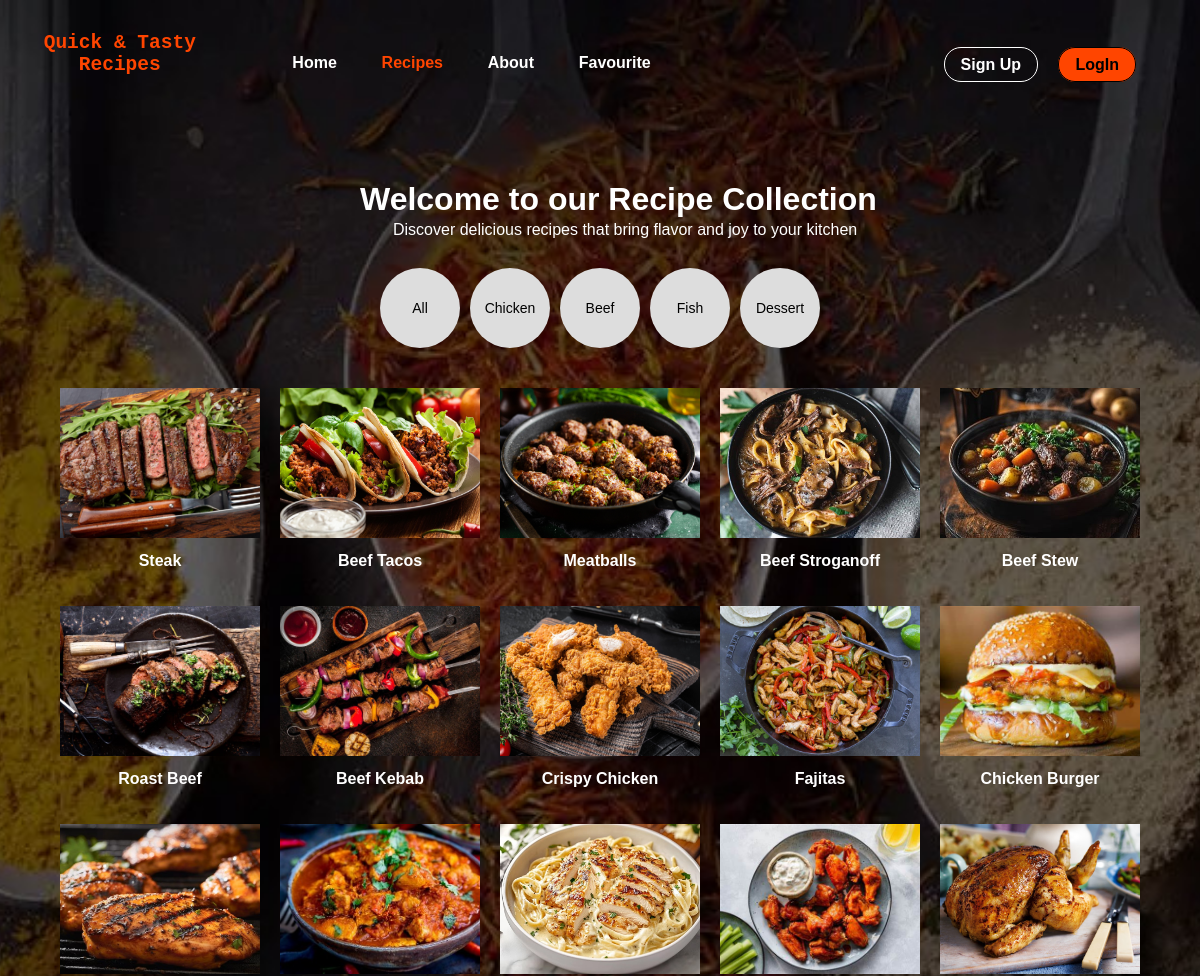
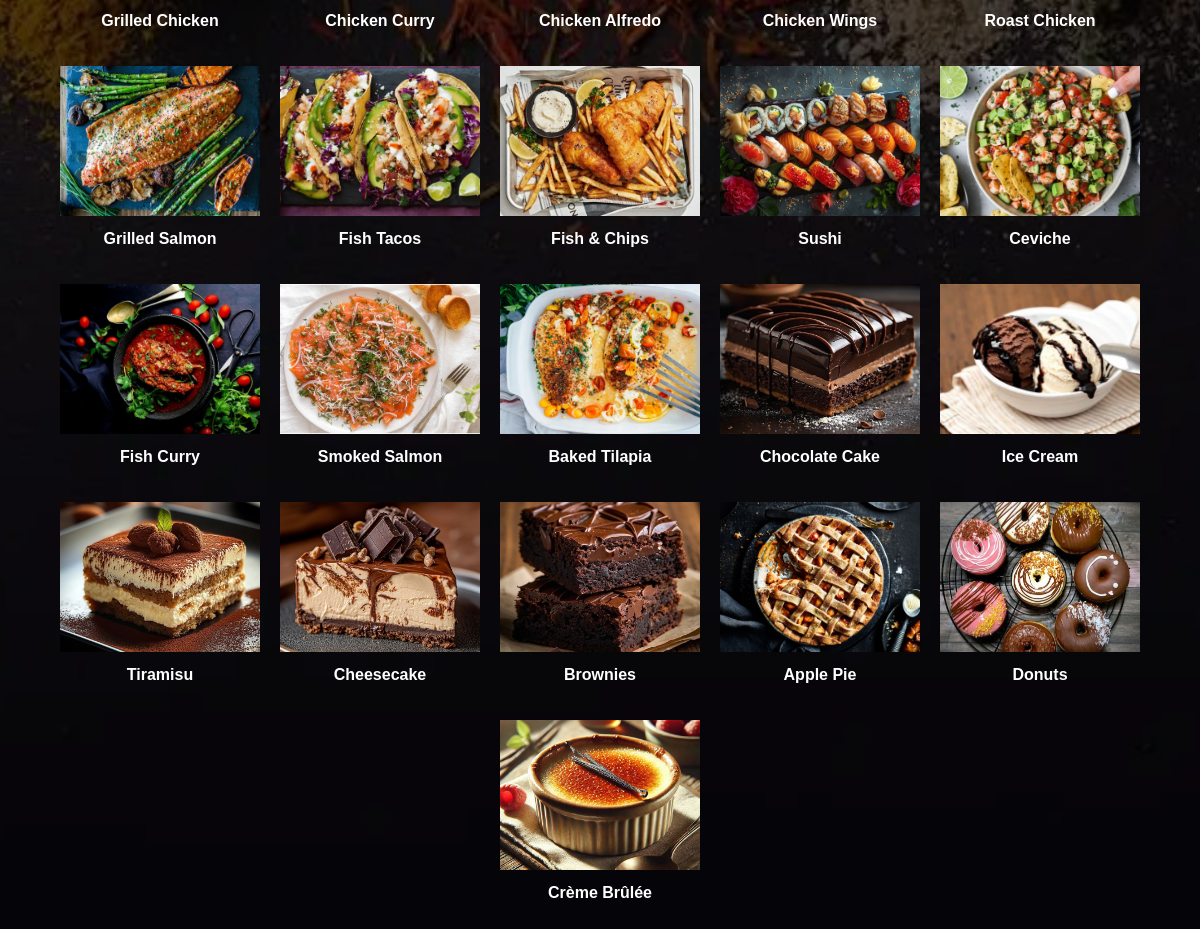
Page /recipes.php on the committed database (2 pictures, top to bottom).
### tables this page shows
CREATE TABLE `recipes` (
  `recipe_id` int(11) NOT NULL,
  `recipe_name` varchar(50) NOT NULL,
  `tips` varchar(500) NOT NULL,
  `image_path` varchar(255) NOT NULL,
  `food_type` varchar(50) DEFAULT NULL
);

### recipes.php (the view, shortened to what this page needs)
<?php
$db_server="localhost";
$db_user="root";
$db_pass="";
$db_name="users";
try {
    $conn = new mysqli($db_server, $db_user, $db_pass, $db_name);
} catch (Exception $e) {
    die("Connection failed: " . $e->getMessage());
}
if ((!isset($_GET['all']) && !isset($_GET['beef']) && !isset($_GET['chicken']) && !isset($_GET['dessert']) && !isset($_GET['fish'])) || isset($_GET['all'])){
$stmt = $conn->prepare("SELECT * FROM recipes");
}else if (isset($_GET['beef'])){
$stmt = $conn->prepare("SELECT * FROM recipes WHERE food_type = 'beef'");
}else if (isset($_GET['dessert'])){
$stmt = $conn->prepare("SELECT * FROM recipes WHERE food_type = 'dessert'");
}else if (isset($_GET['fish'])){
$stmt = $conn->prepare("SELECT * FROM recipes WHERE food_type = 'fish'");
}else if (isset($_GET['chicken'])){
$stmt = $conn->prepare("SELECT * FROM recipes WHERE food_type = 'chicken'");
}else{
    header("Location:login.php");
    exit();
}
$stmt->execute();
$res = $stmt->get_result();
?>
<!DOCTYPE html>
<html lang="en">
<head>
    <link rel = "stylesheet" href = "recipes.css">
</head>
<body>
<header>
        <div class="logo">
        <pre><h2> Quick & Tasty
    Recipes</h2></pre>
        </div>
        <nav>
            <ul>
                <li><a href="index.php">Home</a></li>
                <li><a href="recipes.php" class="active1">Recipes</a></li>
                <li><a href="add.php">About</a></li>
                <li><a href="favorite.php">Favourite</a></li>
            </ul>
    <?php if (isset($_SESSION["in"]) && $_SESSION["in"] == true) { ?>
    <h3>WELCOME <?php echo htmlspecialchars($_SESSION['user_full_name']); ?></h3>
    <?php }else{ ?>
        <div class="login">
            <?php if (isset($_SESSION['login'])): ?>
                <div class="user-box" onclick="toggleDropdown()">
                    <?php echo htmlspecialchars($_SESSION["full_name"]); ?>
                    <div class="user-dropdown" id="userDropdown">
                        <a onclick="openInfoModal()">User Info</a>
                        <a href="delete_account.php" onclick="return confirm('Are you sure you want to delete your account?');">Delete Account</a>
                        <a href="logout.php">Logout</a>
                    </div>
                </div>
            <?php else: ?>
                <a href="signin.php" class="btn sign-in">Sign Up</a>
                <a href="login.php" class="btn log-in">LogIn</a>
            <?php endif; ?>
        </div>
    <?php } ?>
        </nav>
    </header>
    <main>
        <h1>Welcome to our Recipe Collection</h1>
        <p>Discover delicious recipes that bring flavor and joy to your kitchen</p>
    </main>
<div class="categories">
<a href="recipes.php?all=1">
<div class="category" style="<?php if(isset($_GET['all'])) { echo 'background-color: orangered; color: white;'; } ?>" onclick="filterCategory('all')">All</div>
    </a>
    <a href="recipes.php?chicken=1">
    <div class="category" style="<?php if(isset($_GET['chicken'])) { echo 'background-color: orangered; color: white;'; } ?>" onclick="filterCategory('all')">Chicken</div>
    </a>
    <a href="recipes.php?beef=1">
    <div class="category" style="<?php if(isset($_GET['beef'])) { echo 'background-color: orangered; color: white;'; } ?>" onclick="filterCategory('all')">Beef</div>
    </a>
    <a href="recipes.php?fish=1">
    <div class="category" style="<?php if(isset($_GET['fish'])) { echo 'background-color: orangered; color: white;'; } ?>" onclick="filterCategory('all')">Fish</div>
    </a>
    <a href="recipes.php?dessert=1">
    <div class="category" style="<?php if(isset($_GET['dessert'])) { echo 'background-color: orangered; color: white;'; } ?>" onclick="filterCategory('all')">Dessert</div>
    </a>
</div>
<div class="food-grid">
  <?php while($row = $res->fetch_assoc()){ ?>
    <div class="food-item">
   <a href="#modal-<?php echo $row['recipe_id']; ?>" class="food-link" onclick="openModal('<?php echo $row['recipe_id']; ?>', event)">
    <img src="<?php echo $row['image_path']; ?>" alt="Recipe">
    <p><?php echo $row['recipe_name']; ?></p>
</a>
    </div>
  <?php } $stmt->close();
  $conn->close();?>
</div>
</body>
</html>

### recipes.css (style rules this page uses)
body { font-family: Arial, sans-serif; margin: 0; padding: 0; background: url('Pic/recipe222.jpg') no-repeat center center/cover; width: 100%; object-fit: scale-down; height: 200vh; overflow: hidden; background-color: rgb(5, 7, 9); overflow-y: auto; background-attachment: fixed; overflow:auto; }
header { color: orangered; padding: 1rem 2rem; display: flex; justify-content: space-between; align-items: center; }
nav ul { list-style: none; margin: 0; padding-right: 33rem; display: flex; }
nav ul li { padding-top: 20px; margin-left: 2.8rem; }
nav ul li a { color: rgb(255, 255, 255); text-decoration: none; font-weight: bold; }
.login { margin-top: -1rem; margin-left: 45rem; }
.login a { text-decoration: none; padding: 0.5rem 1rem; margin-left: 1rem; border-radius: 17px; font-weight: bold; }
.sign-in { color: white; border: 1.2px solid white; }
.log-in { background-color:orangered; color: black; border: 1.2px solid ; }
main { color: white; }
main h1 { position: absolute; top: 160px; left: 360px; }
main p { position: absolute; top: 205px; left: 393px; }
a.active1 { color: orangered; font-weight: bold; }
.categories { display: flex; flex-wrap: wrap; justify-content: center; gap: 10px; margin: 20px; }
.categories a { text-decoration: none; color: black; }
.category { width: 80px; height: 80px; border-radius: 50%; display: flex; align-items: center; justify-content: center; background-color: #ddd; cursor: pointer; font-size: 14px; transition: 0.3s; margin-top: 140px; }
.food-grid { display: flex; flex-wrap: wrap; justify-content: center; gap: 20px; padding: 20px; }
.food-item { position: relative; width: 200px; text-align: center; }
.food-item img { width: 100%; height: 150px; object-fit: cover; transition: transform 0.3s ease-in-out; }
.food-item p { color: white; margin-top: 10px; font-size: 16px; font-weight: bold; }
.food-link { display: block; text-decoration: none; color: inherit; }

### rows in the picture
recipes: image_path (picture), recipe_name "Steak"
recipes: image_path (picture), recipe_name "Beef Tacos"
recipes: image_path (picture), recipe_name "Meatballs"
recipes: image_path (picture), recipe_name "Beef Stroganoff"
recipes: image_path (picture), recipe_name "Beef Stew"
recipes: image_path (picture), recipe_name "Roast Beef"
recipes: image_path (picture), recipe_name "Beef Kebab"
recipes: image_path (picture), recipe_name "Crispy Chicken"
recipes: image_path (picture), recipe_name "Fajitas"
recipes: image_path (picture), recipe_name "Chicken Burger"
recipes: image_path (picture), recipe_name "Grilled Chicken"
recipes: image_path (picture), recipe_name "Chicken Curry"
recipes: image_path (picture), recipe_name "Chicken Alfredo"
recipes: image_path (picture), recipe_name "Chicken Wings"
recipes: image_path (picture), recipe_name "Roast Chicken"
recipes: image_path (picture), recipe_name "Grilled Salmon"
recipes: image_path (picture), recipe_name "Fish Tacos"
recipes: image_path (picture), recipe_name "Fish & Chips"
recipes: image_path (picture), recipe_name "Sushi"
recipes: image_path (picture), recipe_name "Ceviche"
recipes: image_path (picture), recipe_name "Fish Curry"
recipes: image_path (picture), recipe_name "Smoked Salmon"
recipes: image_path (picture), recipe_name "Baked Tilapia"
recipes: image_path (picture), recipe_name "Chocolate Cake"
recipes: image_path (picture), recipe_name "Ice Cream"
recipes: image_path (picture), recipe_name "Tiramisu"
recipes: image_path (picture), recipe_name "Cheesecake"
recipes: image_path (picture), recipe_name "Brownies"
recipes: image_path (picture), recipe_name "Apple Pie"
recipes: image_path (picture), recipe_name "Donuts"
recipes: image_path (picture), recipe_name "Crème Brûlée"
